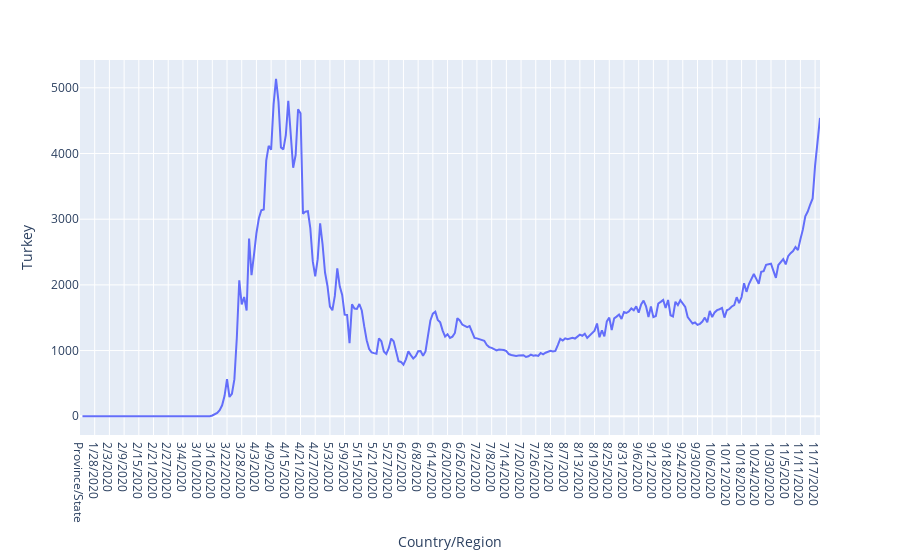

The code cell stored with this chart in its notebook:
### Code cell
fig = px.line(df_covid, x=df_covid["Country/Region"], y=df_covid["Turkey"])
fig.show()

### Figure 1 — Plotly figure (JSON) as saved in the notebook; plotly's stock layout.template omitted (floating-point values rounded to 4 significant figures; data arrays with more than 128 entries replaced by an {"elided": "..."} marker saying what was removed)
{"data": [{"hovertemplate": "Country/Region=%{x}<br>Turkey=%{y}<extra></extra>", "legendgroup": "", "line": {"color": "#636efa", "dash": "solid"}, "mode": "lines", "name": "", "orientation": "v", "showlegend": false, "type": "scatter", "x": {"elided": "303 str values"}, "xaxis": "x", "y": {"elided": "303 int values"}, "yaxis": "y"}], "layout": {"autosize": true, "legend": {"tracegroupgap": 0}, "margin": {"t": 60}, "xaxis": {"anchor": "y", "autorange": true, "domain": [0, 1], "range": [0, 302], "title": {"text": "Country/Region"}, "type": "category"}, "yaxis": {"anchor": "x", "autorange": true, "domain": [0, 1], "range": [-285.4, 5423.0], "title": {"text": "Turkey"}, "type": "linear"}}}
